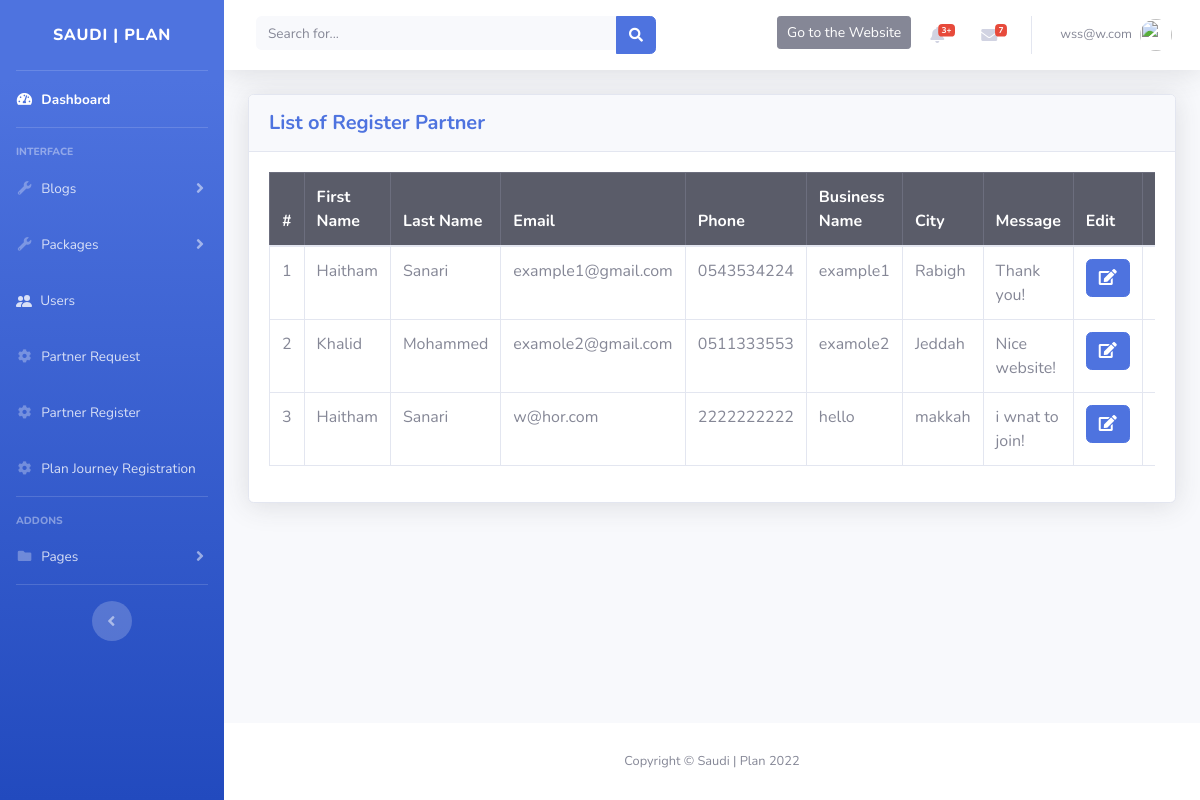
The app's page /admin/partner_register.php (signed in) with its own data.
### tables this page shows
CREATE TABLE `partner_reg` (
  `id` int(11) NOT NULL,
  `firstName` varchar(50) NOT NULL,
  `lastName` varchar(50) NOT NULL,
  `inputEmail` varchar(50) NOT NULL,
  `inputPhone` varchar(50) NOT NULL,
  `businessName` varchar(50) NOT NULL,
  `inputCity` varchar(50) NOT NULL,
  `message` varchar(50) NOT NULL
);

### admin/connect_partner.php (called while the page is built, shortened)
<?php
include('config/dbcon.php');
$sql = "SELECT * FROM partner_reg";
$query = mysqli_query($conn, $sql);
?>

### admin/partner_register.php (the view, shortened to what this page needs)
<?php
include('config/dbcon.php');
include('includes/header.php');
include('includes/navbar.php');
include('connect_partner.php');
?>
<div class="container-fluid">
  <div class="card shadow mb-4">
    <div class="card-header py-3">
      <h5 class="m-0 font-weight-bold text-primary">List of Register Partner</h5>
    </div>
    <div class="card-body">
      <div class="table-responsive">
        <table class="table table-bordered table-hover">
          <thead class="table-dark">
            <tr>
              <th scope="col">#</th>
              <th scope="col">First Name</th>
              <th scope="col">Last Name</th>
              <th scope="col">Email</th>
              <th scope="col">Phone</th>
              <th scope="col">Business Name</th>
              <th scope="col">City</th>
              <th scope="col">Message</th>
              <th scope="col">Edit</th>
              <th scope="col">Delete</th>
            </tr>
          </thead>
          <tbody>
            <?php
                $counter = 0;
                foreach($query as $q){
                $counter++;
            ?>
            <tr>
              <td scope="row"><?php echo $counter;?></td>
              <td><?php echo $q['firstName']?></td>
              <td><?php echo $q['lastName']?></td>
              <td><?php echo $q['inputEmail']?></td>
              <td><?php echo $q['inputPhone']?></td>
              <td><?php echo $q['businessName']?></td>
              <td><?php echo $q['inputCity']?></td>
              <td><?php echo $q['message']?></td>
              <td>
                <a href="edit_partner_reg.php?id=<?php echo $q['id']?>"><button type="button"
                    class="btn btn-primary btn-xs btn-addon s-b-10 s-l-5"><i class="fa fa-edit"></i></button></a>
              </td>
              <td>
              </td>
            </tr>
            <?php }?>
          </tbody>
        </table>
      </div>
    </div>
  </div>
</div>
<?php
include('includes/footer.php');
?>

### records on screen
partner_reg: firstName "Haitham", lastName "Sanari", inputEmail "example1@gmail.com", inputPhone "0543534224", businessName "example1", inputCity "Rabigh", message "Thank you!"
partner_reg: firstName "Khalid", lastName "Mohammed", inputEmail "examole2@gmail.com", inputPhone "0511333553", businessName "examole2", inputCity "Jeddah", message "Nice website!"
partner_reg: firstName "Haitham", lastName "Sanari", inputEmail "w@hor.com", inputPhone "2222222222", businessName "hello", inputCity "makkah", message "i wnat to join!"

### other values on screen
$_SESSION['username'] "wss@w.com"
